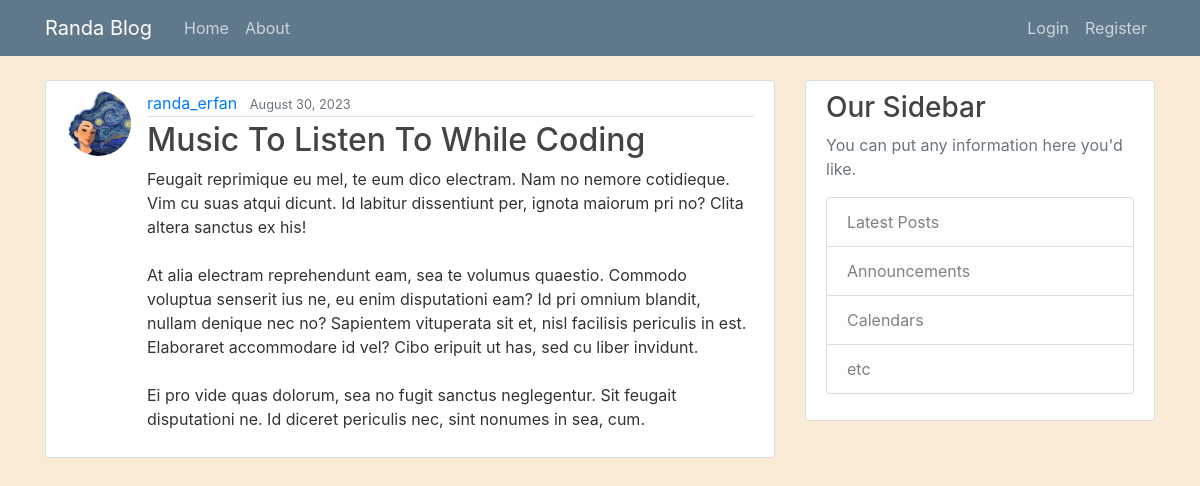
The app's page /post/24/ with its own data.
### blog/models.py (models this page shows)
class Post(models.Model):
    title = models.CharField(max_length=100)
    content = models.TextField()
    date_posted = models.DateTimeField(default=timezone.now)
    author = models.ForeignKey(User, on_delete=models.CASCADE)

### users/models.py (models this page shows, shortened)
class Profile(models.Model):
    user = models.OneToOneField(User, on_delete=models.CASCADE)
    image = models.ImageField(default='default.jepg', upload_to='profile_pics')

### blog/views.py (the view)
# urls.py: path('post/<int:pk>/', PostDetailView.as_view(), name='post-detail'),
class PostDetailView(DetailView):
    model = Post

### blog/templates/blog/post_detail.html (shortened to what this page needs)
{% extends "blog/base.html" %}
{% block content %}
    <article class="media content-section">
        <img class="rounded-circle article-img" src="{{ object.author.profile.image.url }}">
        <div class="media-body">
            <div class="article-metadata">
                <a class="mr-2" href="{% url 'user-posts' post.author.username %}">{{ object.author }}</a>
                <small class="text-muted">{{ object.date_posted |date:"F d, Y" }}</small>
            </div>
            <h2 class="article-title" href="{% url 'post-detail' post.id%}" >{{ object.title }}</h2>
            <p class="article-content">{{ object.content }}</p>
        </div>
    </article>
{% endblock content%}

### blog/static/blog/main.css (style rules this page uses)
body { background: #fafafa; color: #333333; margin-top: 5rem; }
h1, h2, h3, h4, h5, h6 { color: #444444; }
.content-section { background: #ffffff; padding: 10px 20px; border: 1px solid #dddddd; border-radius: 3px; margin-bottom: 20px; }
.article-title { color: #444444; }
.article-content { white-space: pre-line; }
.article-img { height: 65px; width: 65px; margin-right: 16px; }
.article-metadata { padding-bottom: 1px; margin-bottom: 4px; border-bottom: 1px solid #e3e3e3 }

### records on screen
Post: author.profile.image (picture), author "randa_erfan", date_posted "August 30, 2023", title "Music To Listen To While Coding", content "Feugait reprimique eu mel, te eum dico electram. Nam no nemore cotidieque. Vim cu suas atqui dicunt. Id labitur dissentiunt per, ignota maiorum pri no? Clita altera sanctus ex his! At alia electram reprehendunt eam, sea te volumus quaestio. Commodo voluptua senserit ius ne, eu enim disputationi eam? Id pri omnium blandit, nullam denique nec no? Sapientem vituperata sit et, nisl facilisis periculis in est. Elaboraret accommodare id vel? Cibo eripuit ut has, sed cu liber invidunt. Ei pro vide quas dolorum, sea no fugit sanctus neglegentur. Sit feugait disputationi ne. Id diceret periculis nec, sint nonumes in sea, cum."
